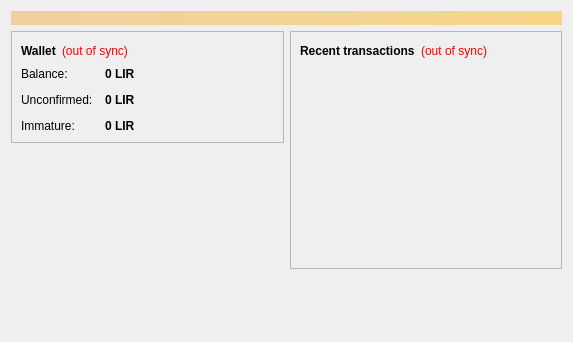
<?xml version="1.0" encoding="UTF-8"?>
<ui version="4.0">
 <class>OverviewPage</class>
 <widget class="QWidget" name="OverviewPage">
  <property name="geometry">
   <rect>
    <x>0</x>
    <y>0</y>
    <width>573</width>
    <height>342</height>
   </rect>
  </property>
  <property name="windowTitle">
   <string>Form</string>
  </property>
  <layout class="QVBoxLayout" name="topLayout">
   <item>
    <widget class="QLabel" name="labelAlerts">
     <property name="visible">
      <bool>false</bool>
     </property>
     <property name="styleSheet">
      <string notr="true">background-color: qlineargradient(x1: 0, y1: 0, x2: 1, y2: 0, stop:0 #F0D0A0, stop:1 #F8D488); color:#000000;</string>
     </property>
     <property name="wordWrap">
      <bool>true</bool>
     </property>
     <property name="margin">
      <number>3</number>
     </property>
    </widget>
   </item>
   <item>
    <layout class="QHBoxLayout" name="horizontalLayout" stretch="1,1">
     <item>
      <layout class="QVBoxLayout" name="verticalLayout_2">
       <item>
        <widget class="QFrame" name="frame">
         <property name="frameShape">
          <enum>QFrame::StyledPanel</enum>
         </property>
         <property name="frameShadow">
          <enum>QFrame::Raised</enum>
         </property>
         <layout class="QVBoxLayout" name="verticalLayout_4">
          <item>
           <layout class="QHBoxLayout" name="horizontalLayout_4">
            <item>
             <widget class="QLabel" name="label_5">
              <property name="font">
               <font>
                <weight>75</weight>
                <bold>true</bold>
               </font>
              </property>
              <property name="text">
               <string>Wallet</string>
              </property>
             </widget>
            </item>
            <item>
             <widget class="QLabel" name="labelWalletStatus">
              <property name="toolTip">
               <string>The displayed information may be out of date. Your wallet automatically synchronizes with the LIRA network after a connection is established, but this process has not completed yet.</string>
              </property>
              <property name="styleSheet">
               <string notr="true">QLabel { color: red; }</string>
              </property>
              <property name="text">
               <string notr="true">(out of sync)</string>
              </property>
              <property name="alignment">
               <set>Qt::AlignLeading|Qt::AlignLeft|Qt::AlignVCenter</set>
              </property>
             </widget>
            </item>
            <item>
             <spacer name="horizontalSpacer_2">
              <property name="orientation">
               <enum>Qt::Horizontal</enum>
              </property>
              <property name="sizeHint" stdset="0">
               <size>
                <width>40</width>
                <height>20</height>
               </size>
              </property>
             </spacer>
            </item>
           </layout>
          </item>
          <item>
           <layout class="QFormLayout" name="formLayout_2">
            <property name="fieldGrowthPolicy">
             <enum>QFormLayout::AllNonFixedFieldsGrow</enum>
            </property>
            <property name="horizontalSpacing">
             <number>12</number>
            </property>
            <property name="verticalSpacing">
             <number>12</number>
            </property>
            <item row="0" column="0">
             <widget class="QLabel" name="label">
              <property name="text">
               <string>Balance:</string>
              </property>
             </widget>
            </item>
            <item row="0" column="1">
             <widget class="QLabel" name="labelBalance">
              <property name="font">
               <font>
                <weight>75</weight>
                <bold>true</bold>
               </font>
              </property>
              <property name="cursor">
               <cursorShape>IBeamCursor</cursorShape>
              </property>
              <property name="toolTip">
               <string>Your current balance</string>
              </property>
              <property name="text">
               <string notr="true">0 LIR</string>
              </property>
              <property name="textInteractionFlags">
               <set>Qt::LinksAccessibleByMouse|Qt::TextSelectableByKeyboard|Qt::TextSelectableByMouse</set>
              </property>
             </widget>
            </item>
            <item row="1" column="0">
             <widget class="QLabel" name="label_3">
              <property name="text">
               <string>Unconfirmed:</string>
              </property>
             </widget>
            </item>
            <item row="1" column="1">
             <widget class="QLabel" name="labelUnconfirmed">
              <property name="font">
               <font>
                <weight>75</weight>
                <bold>true</bold>
               </font>
              </property>
              <property name="cursor">
               <cursorShape>IBeamCursor</cursorShape>
              </property>
              <property name="toolTip">
               <string>Total of transactions that have yet to be confirmed, and do not yet count toward the current balance</string>
              </property>
              <property name="text">
               <string notr="true">0 LIR</string>
              </property>
              <property name="textInteractionFlags">
               <set>Qt::LinksAccessibleByMouse|Qt::TextSelectableByKeyboard|Qt::TextSelectableByMouse</set>
              </property>
             </widget>
            </item>
            <item row="2" column="0">
             <widget class="QLabel" name="labelImmatureText">
              <property name="text">
               <string>Immature:</string>
              </property>
             </widget>
            </item>
            <item row="2" column="1">
             <widget class="QLabel" name="labelImmature">
              <property name="font">
               <font>
                <weight>75</weight>
                <bold>true</bold>
               </font>
              </property>
              <property name="toolTip">
               <string>Mined balance that has not yet matured</string>
              </property>
              <property name="text">
               <string notr="true">0 LIR</string>
              </property>
              <property name="textInteractionFlags">
               <set>Qt::LinksAccessibleByMouse|Qt::TextSelectableByKeyboard|Qt::TextSelectableByMouse</set>
              </property>
             </widget>
            </item>
           </layout>
          </item>
         </layout>
        </widget>
       </item>
       <item>
        <spacer name="verticalSpacer">
         <property name="orientation">
          <enum>Qt::Vertical</enum>
         </property>
         <property name="sizeHint" stdset="0">
          <size>
           <width>20</width>
           <height>40</height>
          </size>
         </property>
        </spacer>
       </item>
      </layout>
     </item>
     <item>
      <layout class="QVBoxLayout" name="verticalLayout_3">
       <item>
        <widget class="QFrame" name="frame_2">
         <property name="frameShape">
          <enum>QFrame::StyledPanel</enum>
         </property>
         <property name="frameShadow">
          <enum>QFrame::Raised</enum>
         </property>
         <layout class="QVBoxLayout" name="verticalLayout">
          <item>
           <layout class="QHBoxLayout" name="horizontalLayout_2">
            <item>
             <widget class="QLabel" name="label_4">
              <property name="text">
               <string>&lt;b&gt;Recent transactions&lt;/b&gt;</string>
              </property>
             </widget>
            </item>
            <item>
             <widget class="QLabel" name="labelTransactionsStatus">
              <property name="toolTip">
               <string>The displayed information may be out of date. Your wallet automatically synchronizes with the LIRA network after a connection is established, but this process has not completed yet.</string>
              </property>
              <property name="styleSheet">
               <string notr="true">QLabel { color: red; }</string>
              </property>
              <property name="text">
               <string notr="true">(out of sync)</string>
              </property>
              <property name="alignment">
               <set>Qt::AlignRight|Qt::AlignTrailing|Qt::AlignVCenter</set>
              </property>
             </widget>
            </item>
            <item>
             <spacer name="horizontalSpacer">
              <property name="orientation">
               <enum>Qt::Horizontal</enum>
              </property>
              <property name="sizeHint" stdset="0">
               <size>
                <width>40</width>
                <height>20</height>
               </size>
              </property>
             </spacer>
            </item>
           </layout>
          </item>
          <item>
           <widget class="QListView" name="listTransactions">
            <property name="styleSheet">
             <string notr="true">QListView { background: transparent; }</string>
            </property>
            <property name="frameShape">
             <enum>QFrame::NoFrame</enum>
            </property>
            <property name="verticalScrollBarPolicy">
             <enum>Qt::ScrollBarAlwaysOff</enum>
            </property>
            <property name="horizontalScrollBarPolicy">
             <enum>Qt::ScrollBarAlwaysOff</enum>
            </property>
            <property name="selectionMode">
             <enum>QAbstractItemView::NoSelection</enum>
            </property>
           </widget>
          </item>
         </layout>
        </widget>
       </item>
       <item>
        <spacer name="verticalSpacer_2">
         <property name="orientation">
          <enum>Qt::Vertical</enum>
         </property>
         <property name="sizeHint" stdset="0">
          <size>
           <width>20</width>
           <height>40</height>
          </size>
         </property>
        </spacer>
       </item>
      </layout>
     </item>
    </layout>
   </item>
  </layout>
 </widget>
 <resources/>
 <connections/>
</ui>
